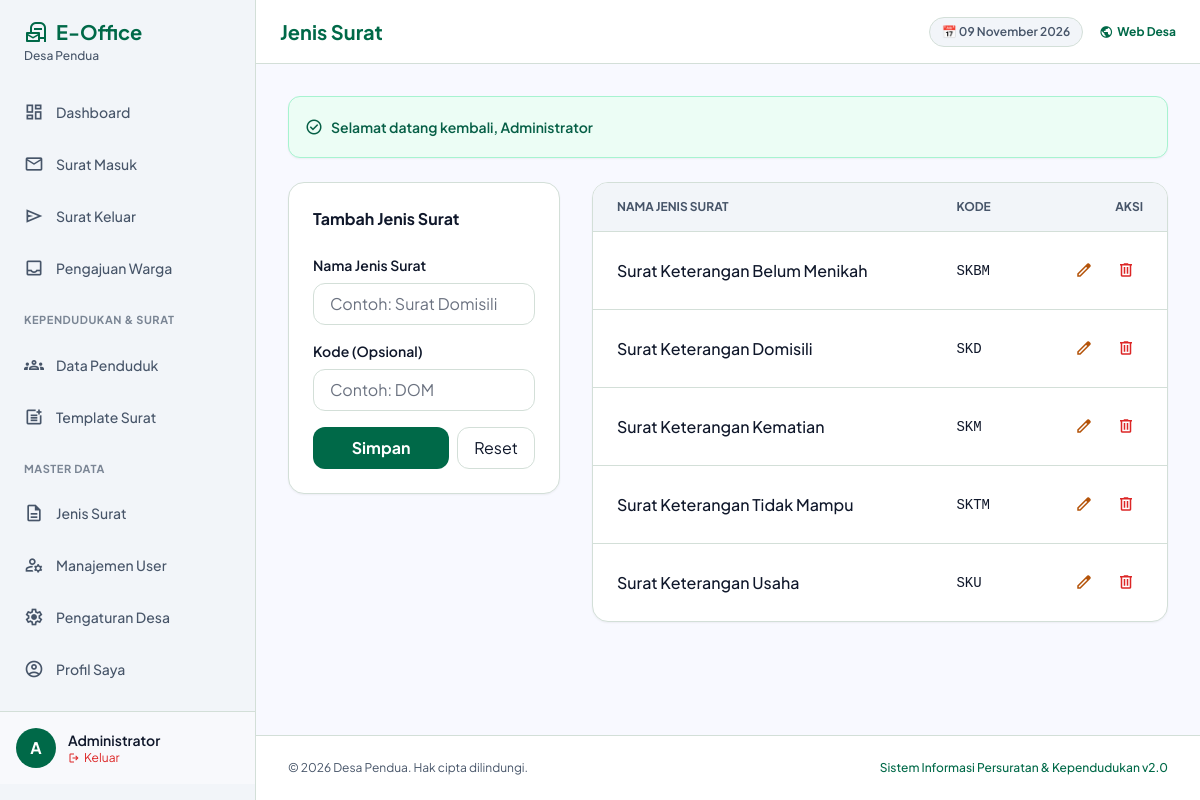
/admin/master/jenis-surat.php (signed in), run on an earlier commit of the app's database.
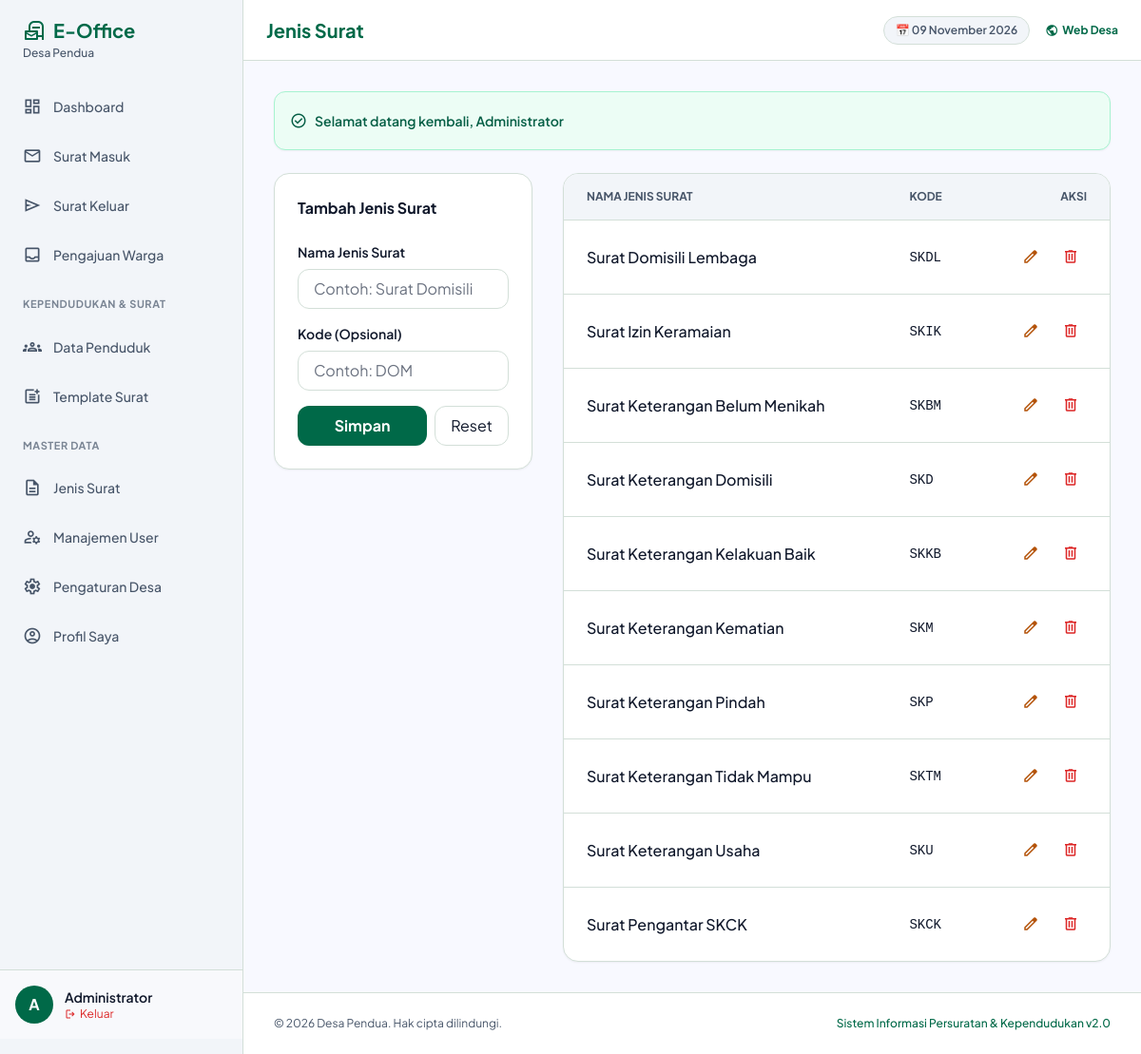
And on a later commit of the database.
### tables this page shows
CREATE TABLE profil_desa (
    id INT PRIMARY KEY DEFAULT 1,
    nama VARCHAR(100) NOT NULL,
    alamat TEXT,
    telepon VARCHAR(20),
    email VARCHAR(100),
    logo VARCHAR(255),
    nama_kades VARCHAR(100),
    nip_kades VARCHAR(50)
);

CREATE TABLE jenis_surat (
    id INT AUTO_INCREMENT PRIMARY KEY,
    nama VARCHAR(100) NOT NULL,
    kode VARCHAR(10)
);

### includes/functions.php (called while the page is built, shortened)
<?php
require_once __DIR__ . '/../config/database.php';
function base_url($path = '') {
    $protocol = isset($_SERVER['HTTPS']) && $_SERVER['HTTPS'] === 'on' ? "https" : "http";
    $host = $_SERVER['HTTP_HOST'];
    $base = $protocol . "://" . $host . "/";
    return $base . ltrim($path, '/');
}
function get_flash() {
    if (isset($_SESSION['flash'])) {
        $flash = $_SESSION['flash'];
        return $flash;
    }
    return null;
}
function is_logged_in() {
    return isset($_SESSION['user_id']);
}
function get_village_profile() {
    global $pdo;
    $stmt = $pdo->query("SELECT * FROM profil_desa LIMIT 1");
    return $stmt->fetch();
}
function format_date($date) {
    $months = [
        1 => 'Januari', 'Februari', 'Maret', 'April', 'Mei', 'Juni',
        'Juli', 'Agustus', 'September', 'Oktober', 'November', 'Desember'
    ];
    $timestamp = strtotime($date);
    $d = date('d', $timestamp);
    $m = $months[(int)date('m', $timestamp)];
    $y = date('Y', $timestamp);
    return "$d $m $y";
}
?>

### admin/master/jenis-surat.php (the view, shortened to what this page needs)
<?php
$page_title = "Jenis Surat";
require_once __DIR__ . '/../../includes/auth.php';
$types = $pdo->query("SELECT * FROM jenis_surat ORDER BY nama ASC")->fetchAll();
require_once __DIR__ . '/../../includes/header.php';
require_once __DIR__ . '/../../includes/sidebar.php';
?>
<div class="grid grid-cols-1 lg:grid-cols-3 gap-8">
    <div class="lg:col-span-1">
        <div class="bg-white rounded-2xl shadow-sm border border-outline-variant p-6 sticky top-24">
            <h3 class="font-bold mb-6" id="form-title">Tambah Jenis Surat</h3>
            <form action="" method="POST" class="space-y-4">
                <div>
                    <label for="name" class="block text-sm font-semibold mb-2">Nama Jenis Surat</label>
                    <input type="text" name="name" id="type-name" required placeholder="Contoh: Surat Domisili"
                        class="w-full px-4 py-2 border border-outline-variant rounded-xl focus:ring-2 focus:ring-primary outline-none transition-all">
                </div>
                <div>
                    <label for="code" class="block text-sm font-semibold mb-2">Kode (Opsional)</label>
                    <input type="text" name="code" id="type-code" placeholder="Contoh: DOM"
                        class="w-full px-4 py-2 border border-outline-variant rounded-xl focus:ring-2 focus:ring-primary outline-none transition-all">
                </div>
                <div class="flex gap-2">
                    <button type="submit" class="flex-1 bg-primary text-white py-2 rounded-xl font-bold hover:bg-primary-container transition-all">
                        Simpan
                    </button>
                    <button type="button" onclick="resetForm()" class="px-4 py-2 border border-outline-variant rounded-xl hover:bg-surface-container-low transition-all">
                        Reset
                    </button>
                </div>
            </form>
        </div>
    </div>
    <div class="lg:col-span-2">
        <div class="bg-white rounded-2xl border border-outline-variant shadow-sm overflow-hidden">
            <table class="w-full text-left border-collapse">
                <thead>
                    <tr class="bg-surface-container-low border-b border-outline-variant">
                        <th class="px-6 py-4 text-xs font-bold uppercase text-on-surface-variant">Nama Jenis Surat</th>
                        <th class="px-6 py-4 text-xs font-bold uppercase text-on-surface-variant">Kode</th>
                        <th class="px-6 py-4 text-xs font-bold uppercase text-on-surface-variant text-right">Aksi</th>
                    </tr>
                </thead>
                <tbody class="divide-y divide-outline-variant">
                    <?php foreach ($types as $type): ?>
                    <tr class="hover:bg-surface-container-low transition-colors">
                        <td class="px-6 py-4 font-medium"><?= $type['nama'] ?></td>
                        <td class="px-6 py-4 font-mono text-sm"><?= $type['kode'] ?: '-' ?></td>
                        <td class="px-6 py-4">
                            <div class="flex items-center justify-end gap-2">
                                <button onclick="editType(<?= $type['id'] ?>, '<?= $type['nama'] ?>', '<?= $type['kode'] ?>')" class="p-2 text-secondary hover:bg-secondary/10 rounded-lg">
                                    <span class="material-symbols-outlined text-lg">edit</span>
                                </button>
                                <a href="?delete=<?= $type['id'] ?>" onclick="return confirm('Hapus jenis surat ini?')" class="p-2 text-error hover:bg-red-50 rounded-lg">
                                    <span class="material-symbols-outlined text-lg">delete</span>
                                </a>
                            </div>
                        </td>
                    </tr>
                    <?php endforeach; ?>
                </tbody>
            </table>
        </div>
    </div>
</div>
<?php require_once __DIR__ . '/../../includes/footer.php'; ?>

### includes/header.php (shortened to what this page needs)
<?php
require_once __DIR__ . '/functions.php';
?>
<!DOCTYPE html>
<html lang="id">
<head>
    <script src="https://cdn.tailwindcss.com?plugins=forms,container-queries"></script>
</head>
<body class="bg-background text-on-surface antialiased selection:bg-primary/20 selection:text-primary min-h-screen flex flex-col">

### includes/sidebar.php (shortened to what this page needs)
<?php if (is_logged_in()): ?>
<aside id="admin-sidebar" class="h-screen w-64 fixed left-0 top-0 bg-surface-container-low border-r border-outline-variant shadow-lg md:shadow-none flex flex-col py-4 z-40 transform -translate-x-full md:translate-x-0 transition-transform duration-300 ease-in-out">
    <div class="px-6 mb-6 flex items-center justify-between">
        <div>
            <h1 class="text-xl text-primary font-bold flex items-center gap-2">
                <span class="material-symbols-outlined text-2xl">local_post_office</span> E-Office
            </h1>
            <p class="text-xs text-on-surface-variant font-medium"><?= htmlspecialchars(get_village_profile()['nama']) ?></p>
        </div>
    </div>
    <nav class="flex-1 space-y-1 overflow-y-auto px-3">
        <a class="flex items-center gap-3 px-3 py-2.5 rounded-xl font-medium text-sm text-on-surface-variant hover:bg-surface-container-high hover:text-primary transition-all" href="<?= base_url('admin/index.php') ?>">
            <span class="material-symbols-outlined text-xl">dashboard</span>
            Dashboard
        </a>
        <a class="flex items-center gap-3 px-3 py-2.5 rounded-xl font-medium text-sm text-on-surface-variant hover:bg-surface-container-high hover:text-primary transition-all" href="<?= base_url('admin/surat-masuk/index.php') ?>">
            <span class="material-symbols-outlined text-xl">mail</span>
            Surat Masuk
        </a>
        <a class="flex items-center gap-3 px-3 py-2.5 rounded-xl font-medium text-sm text-on-surface-variant hover:bg-surface-container-high hover:text-primary transition-all" href="<?= base_url('admin/surat-keluar/index.php') ?>">
            <span class="material-symbols-outlined text-xl">send</span>
            Surat Keluar
        </a>
        <a class="flex items-center gap-3 px-3 py-2.5 rounded-xl font-medium text-sm text-on-surface-variant hover:bg-surface-container-high hover:text-primary transition-all" href="<?= base_url('admin/pengajuan/index.php') ?>">
            <span class="material-symbols-outlined text-xl">inbox</span>
            Pengajuan Warga
        </a>
        <div class="pt-4 pb-2 px-3 text-[11px] font-bold text-on-surface-variant/70 uppercase tracking-wider">Kependudukan & Surat</div>
        <a class="flex items-center gap-3 px-3 py-2.5 rounded-xl font-medium text-sm text-on-surface-variant hover:bg-surface-container-high hover:text-primary transition-all" href="<?= base_url('admin/penduduk/index.php') ?>">
            <span class="material-symbols-outlined text-xl">groups</span>
            Data Penduduk
        </a>
        <a class="flex items-center gap-3 px-3 py-2.5 rounded-xl font-medium text-sm text-on-surface-variant hover:bg-surface-container-high hover:text-primary transition-all" href="<?= base_url('admin/surat/buat.php') ?>">
            <span class="material-symbols-outlined text-xl">post_add</span>
            Template Surat
        </a>
        <div class="pt-4 pb-2 px-3 text-[11px] font-bold text-on-surface-variant/70 uppercase tracking-wider">Master Data</div>
        <a class="flex items-center gap-3 px-3 py-2.5 rounded-xl font-medium text-sm text-on-surface-variant hover:bg-surface-container-high hover:text-primary transition-all" href="<?= base_url('admin/master/jenis-surat.php') ?>">
            <span class="material-symbols-outlined text-xl">description</span>
            Jenis Surat
        </a>
        <a class="flex items-center gap-3 px-3 py-2.5 rounded-xl font-medium text-sm text-on-surface-variant hover:bg-surface-container-high hover:text-primary transition-all" href="<?= base_url('admin/users/index.php') ?>">
            <span class="material-symbols-outlined text-xl">manage_accounts</span>
            Manajemen User
        </a>
        <a class="flex items-center gap-3 px-3 py-2.5 rounded-xl font-medium text-sm text-on-surface-variant hover:bg-surface-container-high hover:text-primary transition-all" href="<?= base_url('admin/settings/desa.php') ?>">
            <span class="material-symbols-outlined text-xl">settings</span>
            Pengaturan Desa
        </a>
        <a class="flex items-center gap-3 px-3 py-2.5 rounded-xl font-medium text-sm text-on-surface-variant hover:bg-surface-container-high hover:text-primary transition-all" href="<?= base_url('admin/profil.php') ?>">
            <span class="material-symbols-outlined text-xl">account_circle</span>
            Profil Saya
        </a>
    </nav>
    <div class="px-4 py-4 border-t border-outline-variant bg-white/40">
        <div class="flex items-center gap-3">
            <div class="w-10 h-10 rounded-full bg-primary flex items-center justify-center text-white font-bold shrink-0">
                <?= strtoupper(substr($_SESSION['full_name'] ?? 'A', 0, 1)) ?>
            </div>
            <div class="overflow-hidden flex-1">
                <p class="text-sm font-semibold truncate text-on-surface"><?= htmlspecialchars($_SESSION['full_name'] ?? 'User') ?></p>
                <a href="<?= base_url('logout.php') ?>" class="text-xs text-error hover:underline flex items-center gap-1">
                    <span class="material-symbols-outlined text-xs">logout</span> Keluar
                </a>
            </div>
        </div>
    </div>
</aside>
<main class="ml-0 md:ml-64 min-h-screen flex flex-col transition-all">
    <header class="w-full sticky top-0 z-20 bg-white/95 backdrop-blur-md border-b border-outline-variant flex justify-between items-center h-16 px-4 sm:px-6">
        <div class="flex items-center gap-3">
            <h2 class="text-lg sm:text-xl font-bold text-primary truncate"><?= $page_title ?? 'Dashboard' ?></h2>
        </div>
        <div class="flex items-center gap-4">
            <span class="hidden sm:inline-block text-xs font-semibold px-3 py-1.5 rounded-full bg-surface-container-low text-on-surface-variant border border-outline-variant">
                📅 <?= format_date(date('Y-m-d')) ?>
            </span>
            <a href="<?= base_url() ?>" target="_blank" class="text-xs font-bold text-primary hover:underline flex items-center gap-1" title="Lihat Website">
                <span class="material-symbols-outlined text-sm">public</span> Web Desa
            </a>
        </div>
    </header>
    <div class="p-4 sm:p-6 lg:p-8 flex-1">
        <?php $flash = get_flash(); if ($flash): ?>
            <div class="mb-6 p-4 rounded-xl shadow-sm border <?= $flash['type'] === 'success' ? 'bg-emerald-50 text-emerald-800 border-emerald-200' : 'bg-red-50 text-red-800 border-red-200' ?> flex items-center justify-between">
                <div class="flex items-center gap-2">
                    <span class="material-symbols-outlined text-lg"><?= $flash['type'] === 'success' ? 'check_circle' : 'error' ?></span>
                    <span class="text-sm font-semibold"><?= $flash['message'] ?></span>
                </div>
            </div>
        <?php endif; ?>
<?php endif; ?>

### includes/footer.php (shortened to what this page needs)
<?php if (is_logged_in()): ?>
    </div>
    <footer class="mt-auto border-t border-outline-variant bg-white py-4 sm:py-6 px-4 sm:px-8">
        <div class="flex flex-col sm:flex-row justify-between items-center gap-2 text-xs text-on-surface-variant">
            <p>&copy; <?= date('Y') ?> <?= htmlspecialchars(get_village_profile()['nama']) ?>. Hak cipta dilindungi.</p>
            <p class="font-medium text-primary">Sistem Informasi Persuratan & Kependudukan v2.0</p>
        </div>
    </footer>
</main>
<?php endif; ?>
</body>
</html>

### includes/header.php (style rules this page uses)
body { font-family: 'Plus Jakarta Sans', 'Inter', sans-serif; -webkit-tap-highlight-color: transparent; }
.material-symbols-outlined { font-variation-settings: 'FILL' 0, 'wght' 400, 'GRAD' 0, 'opsz' 24; }

What changed in the data, as far as the page shows it:
added jenis_surat: nama "Surat Domisili Lembaga", kode "SKDL"
added jenis_surat: nama "Surat Izin Keramaian", kode "SKIK"
added jenis_surat: nama "Surat Keterangan Kelakuan Baik", kode "SKKB"
added jenis_surat: nama "Surat Keterangan Pindah", kode "SKP"
added jenis_surat: nama "Surat Pengantar SKCK", kode "SKCK"
